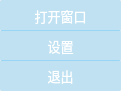
<?xml version="1.0" encoding="UTF-8"?>
<ui version="4.0">
 <class>FloatingSettingsWindow</class>
 <widget class="QWidget" name="FloatingSettingsWindow">
  <property name="geometry">
   <rect>
    <x>0</x>
    <y>0</y>
    <width>121</width>
    <height>91</height>
   </rect>
  </property>
  <property name="windowTitle">
   <string>Form</string>
  </property>
  <widget class="QPushButton" name="pushButton_addUser">
   <property name="geometry">
    <rect>
     <x>0</x>
     <y>0</y>
     <width>121</width>
     <height>31</height>
    </rect>
   </property>
   <property name="font">
    <font>
     <family>楷体</family>
     <pointsize>10</pointsize>
    </font>
   </property>
   <property name="styleSheet">
    <string notr="true">QPushButton{ 
     background-color: rgb(0, 170, 255, 20%);
     border: none;
     border-radius:2px;
     color:white;
}
QPushButton:hover{ 
     background-color: rgb(85, 255, 255, 50%);
}</string>
   </property>
   <property name="text">
    <string>打开窗口</string>
   </property>
  </widget>
  <widget class="QPushButton" name="pushButton_signinGroup">
   <property name="geometry">
    <rect>
     <x>0</x>
     <y>60</y>
     <width>121</width>
     <height>31</height>
    </rect>
   </property>
   <property name="font">
    <font>
     <family>楷体</family>
     <pointsize>10</pointsize>
    </font>
   </property>
   <property name="styleSheet">
    <string notr="true">QPushButton{ 
     background-color: rgb(0, 170, 255, 20%);
     border: none;
     border-radius:2px;
     color:white;
}
QPushButton:hover{ 
     background-color: rgb(85, 255, 255, 50%);
}</string>
   </property>
   <property name="text">
    <string>退出</string>
   </property>
  </widget>
  <widget class="QPushButton" name="pushButton_addGroup">
   <property name="geometry">
    <rect>
     <x>0</x>
     <y>30</y>
     <width>121</width>
     <height>31</height>
    </rect>
   </property>
   <property name="font">
    <font>
     <family>楷体</family>
     <pointsize>10</pointsize>
    </font>
   </property>
   <property name="styleSheet">
    <string notr="true">QPushButton{ 
     background-color: rgb(0, 170, 255, 20%);
     border: none;
     border-radius:2px;
     color:white;
}
QPushButton:hover{ 
     background-color: rgb(85, 255, 255, 50%);
}</string>
   </property>
   <property name="text">
    <string>设置</string>
   </property>
  </widget>
 </widget>
 <resources/>
 <connections/>
</ui>
